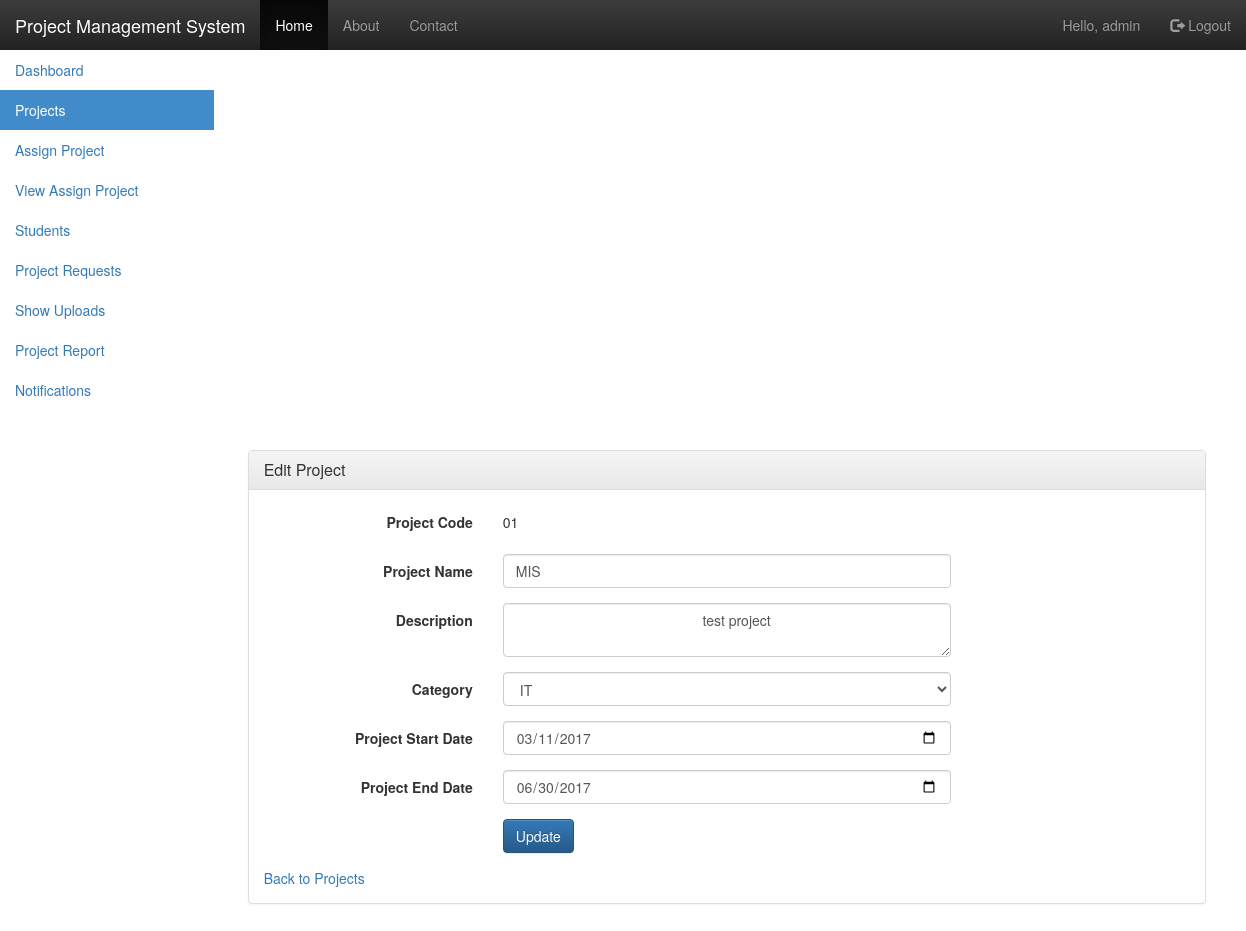
/editProject.php?projectId=1 (signed in), run on the app's committed database.
### tables this page shows
CREATE TABLE projects (
  id int NOT NULL PRIMARY KEY AUTO_INCREMENT,
  code varchar(10) NOT NULL,
  name varchar(50) NOT NULL,
  description text NOT NULL,
  start_date date NOT NULL,
  end_date date NOT NULL,
  created_by int NOT NULL,
  category_id int NOT NULL,
  FOREIGN KEY (created_by)
      REFERENCES users(id)
      ON UPDATE CASCADE ON DELETE RESTRICT,
  FOREIGN KEY (category_id)
      REFERENCES categories(id)
      ON UPDATE CASCADE ON DELETE RESTRICT
);

CREATE TABLE categories (
  id int NOT NULL PRIMARY KEY,
  category varchar(25) NOT NULL
);

### includes/functions.php (called while the page is built, shortened)
<?php
function find_all_categories() {
    global $connection;
    $query = "SELECT * ";
    $query .= "FROM categories ";
    $category_set = mysqli_query($connection, $query);
    return $category_set;
}
function find_selected_project() {
    if (isset($_GET ["projectId"])) {
        $current_project = find_project_by_id($_GET ["projectId"]);
    } else {
        $current_project = null;
    }
}
function find_project_by_id($projectId) {
    global $connection;
    $safe_project_id = mysqli_real_escape_string($connection, $projectId);
    $query = "SELECT * ";
    $query .= "FROM projects ";
    $query .= "WHERE id = {$safe_project_id} ";
    $query .= "LIMIT 1";
    $project_set = mysqli_query($connection, $query);
    if ($project = mysqli_fetch_assoc($project_set)) {
        return $project;
    } else {
        return null;
    }
}
?>

### editProject.php (the view, shortened to what this page needs)
<?php
require_once ("includes/dbConnect.php");
require_once ("includes/functions.php");
find_selected_project();
$code = $current_project ["code"];
$name = $current_project ["name"];
$description = $current_project ["description"];
$start_date = $current_project ["start_date"];
$end_date = $current_project ["end_date"];
$category_id = $current_project ["category_id"];
$category_set = find_all_categories();
?>
<!DOCTYPE html>
<html lang="en">
    <?php require_once ("includes/layout/head.php"); ?>
    <body>
        <?php require_once ("includes/layout/nav.php"); ?>
        <div class="container-fluid">
            <div class="row">
                <div class="col-md-2">
                    <?php require_once ("includes/layout/sidebar.php"); ?>
                </div>
                <div class="col-md-10 col-md-offset-2 main">
                    <form
                        action="editProject.php?projectId=<?php echo urlencode($current_project["id"]); ?>"
                        method="post">
                        <div class="form-horizontal">
                            <div class="panel panel-default">
                                <div class="panel-heading">
                                    <h3 class="panel-title">Edit Project</h3>
                                </div>
                                <div class="panel-body">
                                    <div class="form-group">
                                        <label for="code" class="control-label col-md-3">Project Code</label>
                                        <div class="col-md-6">
                                            <p class="form-control-static"><?php echo $code ?></p>
                                        </div>
                                    </div>
                                    <div class="form-group">
                                        <label for="name" class="control-label col-md-3">Project Name</label>
                                        <div class="col-md-6">
                                            <input type="text" name="name" class="form-control"
                                                   value="<?php echo $name ?>">
                                        </div>
                                    </div>
                                    <div class="form-group">
                                        <label for="description" class="control-label col-md-3">Description</label>
                                        <div class="col-md-6">
                                            <textarea name="description" class="form-control">
                                                <?php echo htmlspecialchars($description); ?>
                                            </textarea>
                                        </div>
                                    </div>
                                    <div class="form-group">
                                        <label for="categoryId" class="control-label col-md-3">Category</label>
                                        <div class="col-md-6">
                                            <select name="categoryId" class="form-control">
                                                <?php
                                                while ($category = mysqli_fetch_assoc($category_set)) {
                                                    echo "<option value=\"{$category['id']}\"";
                                                    if ($category ['id'] == $category_id) {
                                                        echo " selected='selected'";
                                                    }
                                                    echo ">{$category['category']}</option>";
                                                }
                                                ?>
                                            </select>
                                        </div>
                                    </div>
                                    <div class="form-group">
                                        <label for="startDate" class="control-label col-md-3">Project
                                            Start Date</label>
                                        <div class="col-md-6">
                                            <input type="date" name="startDate" class="form-control"
                                                   value="<?php echo $start_date ?>">
                                        </div>
                                    </div>
                                    <div class="form-group">
                                        <label for="endDate" class="control-label col-md-3">Project End
                                            Date</label>
                                        <div class="col-md-6">
                                            <input type="date" name="endDate" class="form-control"
                                                   value="<?php echo $end_date ?>">
                                        </div>
                                    </div>
                                    <div class="form-group">
                                        <div class="col-md-offset-3 col-md-10">
                                            <input type="submit" name="submit" value="Update"
                                                   class="btn btn-primary" />
                                        </div>
                                    </div>
                                    <div>
                                        <a href="adminProjects.php">Back to Projects</a>
                                    </div>
                                </div>
                            </div>
                        </div>
                    </form>
                </div>
            </div>
        </div>
    </body>
</html>

### css/styles.css (style rules this page uses)
body { padding-top: 50px; }
.main { padding: 20px; }
@media (min-width: 768px) { .main { padding-right: 40px; padding-left: 40px; } }

### data on the page
projects: code "01", name "MIS", description "test project", categoryId "IT", startDate "03/11/2017", endDate "06/30/2017"

### other printed values
$_SESSION["username"] "admin"
